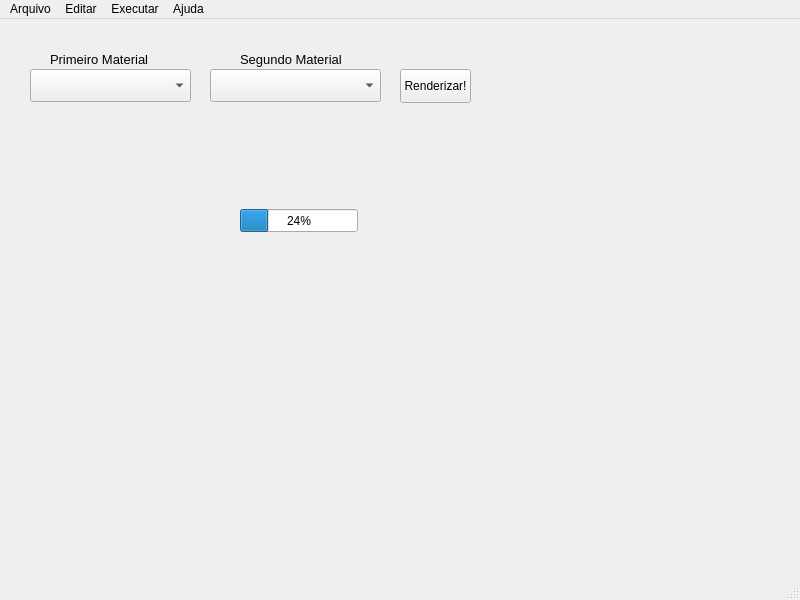
<?xml version="1.0" encoding="UTF-8"?>
<ui version="4.0">
 <class>MainWindow</class>
 <widget class="QMainWindow" name="MainWindow">
  <property name="geometry">
   <rect>
    <x>0</x>
    <y>0</y>
    <width>800</width>
    <height>600</height>
   </rect>
  </property>
  <property name="windowTitle">
   <string>MView</string>
  </property>
  <widget class="QWidget" name="centralwidget">
   <widget class="QComboBox" name="comboBox">
    <property name="geometry">
     <rect>
      <x>30</x>
      <y>50</y>
      <width>161</width>
      <height>33</height>
     </rect>
    </property>
   </widget>
   <widget class="QComboBox" name="comboBox_2">
    <property name="geometry">
     <rect>
      <x>210</x>
      <y>50</y>
      <width>171</width>
      <height>33</height>
     </rect>
    </property>
   </widget>
   <widget class="QLabel" name="label">
    <property name="geometry">
     <rect>
      <x>50</x>
      <y>30</y>
      <width>111</width>
      <height>20</height>
     </rect>
    </property>
    <property name="font">
     <font>
      <pointsize>10</pointsize>
      <weight>50</weight>
      <italic>false</italic>
      <bold>false</bold>
     </font>
    </property>
    <property name="text">
     <string>Primeiro Material</string>
    </property>
   </widget>
   <widget class="QLabel" name="label_2">
    <property name="geometry">
     <rect>
      <x>240</x>
      <y>30</y>
      <width>111</width>
      <height>20</height>
     </rect>
    </property>
    <property name="font">
     <font>
      <pointsize>10</pointsize>
     </font>
    </property>
    <property name="text">
     <string>Segundo Material</string>
    </property>
   </widget>
   <widget class="QPushButton" name="pushButton">
    <property name="geometry">
     <rect>
      <x>400</x>
      <y>50</y>
      <width>71</width>
      <height>34</height>
     </rect>
    </property>
    <property name="text">
     <string>Renderizar!</string>
    </property>
   </widget>
   <widget class="QLabel" name="label_3">
    <property name="geometry">
     <rect>
      <x>180</x>
      <y>130</y>
      <width>440</width>
      <height>400</height>
     </rect>
    </property>
    <property name="text">
     <string/>
    </property>
   </widget>
   <widget class="QProgressBar" name="progressBar">
    <property name="enabled">
     <bool>true</bool>
    </property>
    <property name="geometry">
     <rect>
      <x>240</x>
      <y>190</y>
      <width>118</width>
      <height>23</height>
     </rect>
    </property>
    <property name="value">
     <number>24</number>
    </property>
   </widget>
  </widget>
  <widget class="QMenuBar" name="menubar">
   <property name="geometry">
    <rect>
     <x>0</x>
     <y>0</y>
     <width>800</width>
     <height>27</height>
    </rect>
   </property>
   <widget class="QMenu" name="menuArquivo">
    <property name="title">
     <string>Arquivo</string>
    </property>
    <addaction name="actionNovo_Arquivo"/>
    <addaction name="actionSair"/>
   </widget>
   <widget class="QMenu" name="menuAjuda">
    <property name="title">
     <string>Ajuda</string>
    </property>
   </widget>
   <widget class="QMenu" name="menuEditar">
    <property name="title">
     <string>Editar</string>
    </property>
    <addaction name="actionPrefer_ncias"/>
   </widget>
   <widget class="QMenu" name="menuExecutar">
    <property name="title">
     <string>Executar</string>
    </property>
    <addaction name="actionRenderizar_Cena"/>
    <addaction name="actionGerar_Matrizes"/>
   </widget>
   <addaction name="menuArquivo"/>
   <addaction name="menuEditar"/>
   <addaction name="menuExecutar"/>
   <addaction name="menuAjuda"/>
  </widget>
  <widget class="QStatusBar" name="statusbar"/>
  <action name="actionNovo_Arquivo">
   <property name="text">
    <string>Importar Cena</string>
   </property>
  </action>
  <action name="actionPrefer_ncias">
   <property name="text">
    <string>Preferências</string>
   </property>
  </action>
  <action name="actionRenderizar_Cena">
   <property name="text">
    <string>Renderizar Cena</string>
   </property>
  </action>
  <action name="actionGerar_Matrizes">
   <property name="text">
    <string>Gerar Matrizes</string>
   </property>
  </action>
  <action name="actionSair">
   <property name="text">
    <string>Sair</string>
   </property>
  </action>
 </widget>
 <resources/>
 <connections/>
</ui>
